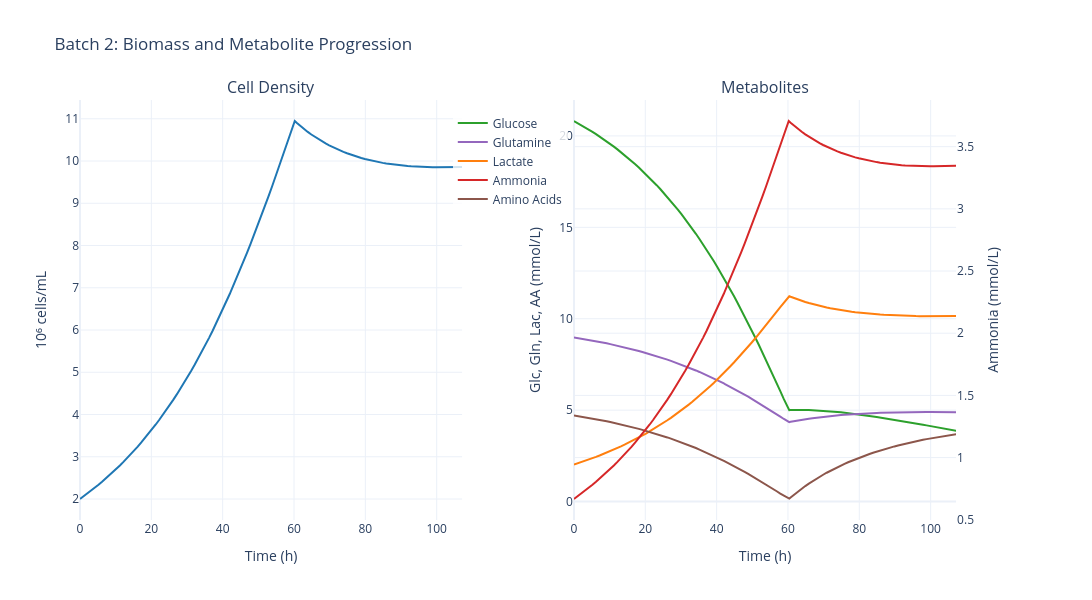

The code cell stored with this chart in its notebook:
### Code cell
# Plot batch 2
fig_b2 = plot_batch_biomass_metabolites(sim, batch_number=2)
fig_b2.update_layout(title_text="Batch 2: Biomass and Metabolite Progression")
fig_b2.show()

### Figure 1 — Plotly figure (JSON) as saved in the notebook; plotly's stock layout.template omitted (floating-point values rounded to 4 significant figures; data arrays with more than 128 entries replaced by an {"elided": "..."} marker saying what was removed)
{"data": [{"hovertemplate": "Time: %{x:.1f} h<br>Cell Density: %{y:.2f} 10⁶ cells/mL<extra></extra>", "line": {"color": "#1f77b4", "width": 2}, "mode": "lines", "name": "Cell Density", "showlegend": false, "type": "scatter", "x": {"elided": "130 float values"}, "xaxis": "x", "y": {"elided": "130 float values"}, "yaxis": "y"}, {"hovertemplate": "Time: %{x:.1f} h<br>Glucose: %{y:.2f} mmol/L<extra></extra>", "line": {"color": "#2ca02c", "width": 2}, "mode": "lines", "name": "Glucose", "type": "scatter", "x": {"elided": "130 float values"}, "xaxis": "x2", "y": {"elided": "130 float values"}, "yaxis": "y2"}, {"hovertemplate": "Time: %{x:.1f} h<br>Glutamine: %{y:.2f} mmol/L<extra></extra>", "line": {"color": "#9467bd", "width": 2}, "mode": "lines", "name": "Glutamine", "type": "scatter", "x": {"elided": "130 float values"}, "xaxis": "x2", "y": {"elided": "130 float values"}, "yaxis": "y2"}, {"hovertemplate": "Time: %{x:.1f} h<br>Lactate: %{y:.2f} mmol/L<extra></extra>", "line": {"color": "#ff7f0e", "width": 2}, "mode": "lines", "name": "Lactate", "type": "scatter", "x": {"elided": "130 float values"}, "xaxis": "x2", "y": {"elided": "130 float values"}, "yaxis": "y2"}, {"hovertemplate": "Time: %{x:.1f} h<br>Ammonia: %{y:.2f} mmol/L<extra></extra>", "line": {"color": "#d62728", "width": 2}, "mode": "lines", "name": "Ammonia", "type": "scatter", "x": {"elided": "130 float values"}, "xaxis": "x2", "y": {"elided": "130 float values"}, "yaxis": "y3"}, {"hovertemplate": "Time: %{x:.1f} h<br>Amino Acids: %{y:.2f} mmol/L<extra></extra>", "line": {"color": "#8c564b", "width": 2}, "mode": "lines", "name": "Amino Acids", "type": "scatter", "x": {"elided": "130 float values"}, "xaxis": "x2", "y": {"elided": "130 float values"}, "yaxis": "y2"}], "layout": {"annotations": [{"font": {"size": 16}, "showarrow": false, "text": "Cell Density", "x": 0.205, "xanchor": "center", "xref": "paper", "y": 1, "yanchor": "bottom", "yref": "paper"}, {"font": {"size": 16}, "showarrow": false, "text": "Metabolites", "x": 0.735, "xanchor": "center", "xref": "paper", "y": 1, "yanchor": "bottom", "yref": "paper"}], "font": {"size": 12}, "height": 600, "legend": {"bgcolor": "rgba(255,255,255,0.8)", "x": 0.4, "y": 0.98}, "showlegend": true, "title": {"text": "Batch 2: Biomass and Metabolite Progression"}, "width": 1400, "xaxis": {"anchor": "y", "domain": [0, 0.41], "title": {"text": "Time (h)"}}, "xaxis2": {"anchor": "y2", "domain": [0.53, 0.94], "title": {"text": "Time (h)"}}, "yaxis": {"anchor": "x", "domain": [0, 1], "title": {"text": "10⁶ cells/mL"}}, "yaxis2": {"anchor": "x2", "domain": [0, 1], "title": {"text": "Glc, Gln, Lac, AA (mmol/L)"}}, "yaxis3": {"anchor": "x2", "overlaying": "y2", "side": "right", "title": {"text": "Ammonia (mmol/L)"}}}}
